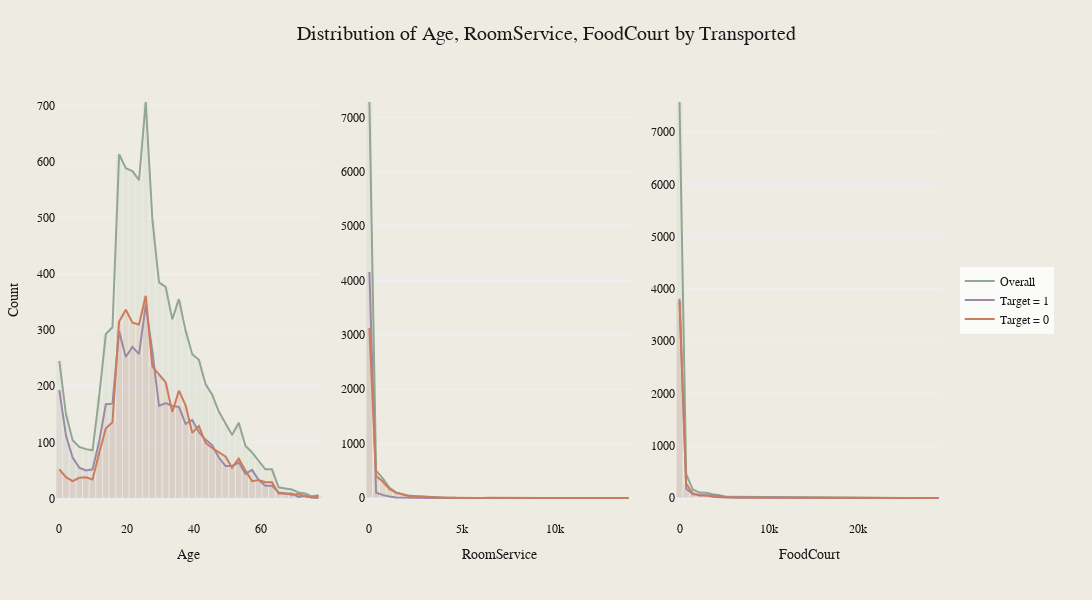

This figure's notebook cell:
### Markdown cell above
The summary statistics reveal interesting patterns in our numerical features:

**Age:** Ranges from 0 to 79 years, with a mean of about 28.8 years. The median (50%) is 27 years, suggesting a relatively young passenger population.

**Spending features (RoomService, FoodCourt, ShoppingMall, Spa, VRDeck):**

- **RoomService:** Mean of approximately 220.01, with a very high standard deviation of 660.52, and a maximum value of 14,327, indicating significant variability and a highly skewed distribution. The median spending is 0, meaning most passengers did not spend on this service.
- **FoodCourt:** Has the highest mean spending among the features at 448.43, but also a very high standard deviation of 1,595.79, with a maximum value of 29,813. The median is 0, indicating a large number of passengers didn't spend in the FoodCourt, leading to a highly skewed distribution.

- **ShoppingMall:** Mean spending is 169.57, with a standard deviation of 598.01, and a maximum value of 23,492. The median is 0, again highlighting the skewness in spending behavior.

- **Spa:** Mean of 304.59 and a standard deviation of 1,125.56, with a maximum value of 22,408. The median spending is 0, reflecting the same skewed pattern as other spending features.

- **VRDeck:** Similar pattern with a mean of 298.26, a standard deviation of 1,134.13, and a maximum of 24,133. The median is also 0.

**These statistics suggest we may need to consider log transformations or other techniques to handle the skewed spending data in our analysis.** The skewed distributions, as indicated by high means compared to medians and large standard deviations, suggest that a small number of passengers spent considerably more than the majority.

**Next up, we can move towards checking the distributions of our numerical features using histograms.**

**Note: We're not including 'Cabin', 'PassengerId', and 'Name' in our initial distribution analysis for the following reasons:**

1. **Cabin:** This feature contains multiple pieces of information (deck, cabin number, side) and would benefit from feature engineering before analysis. We'll address this in our feature engineering step.

2. **PassengerId:** This is a unique identifier for each passenger or group and doesn't provide direct information about the likelihood of being transported. However, we may extract useful information from it later, such as group size or travel companions.

3. **Name:** While names could potentially provide information about family groups or cultural background, they require more complex text analysis techniques. We'll consider whether to use this information in our feature engineering step.

### Code cell
numerical_features = [
    "Age",
    "RoomService",
    "FoodCourt",
    "ShoppingMall",
    "Spa",
    "VRDeck",
]
numerical_features_one = ["Age", "RoomService", "FoodCourt"]
numerical_features_two = ["ShoppingMall", "Spa", "VRDeck"]

plot_numeric_distributions(
    train_data,
    numerical_features_one,
    "Transported",
    nbins=40,
    save_path="../images/numerical_features_one.png",
)

### Figure 1 — Plotly figure (JSON) as saved in the notebook; plotly's stock layout.template omitted (floating-point values rounded to 4 significant figures)
{"data": [{"marker": {"color": "#91A694"}, "name": "Overall", "opacity": 0.1, "showlegend": false, "type": "bar", "width": 1.975, "x": [0, 1.975, 3.95, 5.925, 7.9, 9.875, 11.85, 13.83, 15.8, 17.78, 19.75, 21.73, 23.7, 25.68, 27.65, 29.62, 31.6, 33.58, 35.55, 37.52, 39.5, 41.48, 43.45, 45.43, 47.4, 49.38, 51.35, 53.33, 55.3, 57.28, 59.25, 61.23, 63.2, 65.17, 67.15, 69.12, 71.1, 73.08, 75.05, 77.03], "xaxis": "x", "y": [245, 150, 104, 92, 88, 86, 182, 293, 305, 613, 588, 583, 567, 706, 497, 385, 377, 319, 355, 299, 257, 247, 204, 185, 155, 133, 113, 135, 94, 82, 66, 52, 52, 20, 18, 16, 11, 9, 4, 6], "yaxis": "y"}, {"hoverinfo": "skip", "line": {"color": "#91A694", "width": 2}, "mode": "lines", "name": "Overall", "showlegend": true, "type": "scatter", "x": [0, 1.975, 3.95, 5.925, 7.9, 9.875, 11.85, 13.83, 15.8, 17.78, 19.75, 21.73, 23.7, 25.68, 27.65, 29.62, 31.6, 33.58, 35.55, 37.52, 39.5, 41.48, 43.45, 45.43, 47.4, 49.38, 51.35, 53.33, 55.3, 57.28, 59.25, 61.23, 63.2, 65.17, 67.15, 69.12, 71.1, 73.08, 75.05, 77.03], "xaxis": "x", "y": [245, 150, 104, 92, 88, 86, 182, 293, 305, 613, 588, 583, 567, 706, 497, 385, 377, 319, 355, 299, 257, 247, 204, 185, 155, 133, 113, 135, 94, 82, 66, 52, 52, 20, 18, 16, 11, 9, 4, 6], "yaxis": "y"}, {"marker": {"color": "#9C8AA5"}, "name": "Target = 1", "opacity": 0.1, "showlegend": false, "type": "bar", "width": 1.975, "x": [0, 1.975, 3.95, 5.925, 7.9, 9.875, 11.85, 13.83, 15.8, 17.78, 19.75, 21.73, 23.7, 25.68, 27.65, 29.62, 31.6, 33.58, 35.55, 37.52, 39.5, 41.48, 43.45, 45.43, 47.4, 49.38, 51.35, 53.33, 55.3, 57.28, 59.25, 61.23, 63.2, 65.17, 67.15, 69.12, 71.1, 73.08, 75.05, 77.03], "xaxis": "x", "y": [193, 112, 73, 55, 50, 52, 101, 168, 169, 298, 252, 270, 257, 345, 262, 165, 170, 165, 163, 133, 140, 118, 105, 95, 73, 58, 58, 64, 44, 51, 33, 23, 23, 11, 9, 9, 3, 5, 2, 1], "yaxis": "y"}, {"hoverinfo": "skip", "line": {"color": "#9C8AA5", "width": 2}, "mode": "lines", "name": "Target = 1", "showlegend": true, "type": "scatter", "x": [0, 1.975, 3.95, 5.925, 7.9, 9.875, 11.85, 13.83, 15.8, 17.78, 19.75, 21.73, 23.7, 25.68, 27.65, 29.62, 31.6, 33.58, 35.55, 37.52, 39.5, 41.48, 43.45, 45.43, 47.4, 49.38, 51.35, 53.33, 55.3, 57.28, 59.25, 61.23, 63.2, 65.17, 67.15, 69.12, 71.1, 73.08, 75.05, 77.03], "xaxis": "x", "y": [193, 112, 73, 55, 50, 52, 101, 168, 169, 298, 252, 270, 257, 345, 262, 165, 170, 165, 163, 133, 140, 118, 105, 95, 73, 58, 58, 64, 44, 51, 33, 23, 23, 11, 9, 9, 3, 5, 2, 1], "yaxis": "y"}, {"marker": {"color": "#CC7B5C"}, "name": "Target = 0", "opacity": 0.1, "showlegend": false, "type": "bar", "width": 1.975, "x": [0, 1.975, 3.95, 5.925, 7.9, 9.875, 11.85, 13.83, 15.8, 17.78, 19.75, 21.73, 23.7, 25.68, 27.65, 29.62, 31.6, 33.58, 35.55, 37.52, 39.5, 41.48, 43.45, 45.43, 47.4, 49.38, 51.35, 53.33, 55.3, 57.28, 59.25, 61.23, 63.2, 65.17, 67.15, 69.12, 71.1, 73.08, 75.05, 77.03], "xaxis": "x", "y": [52, 38, 31, 37, 38, 34, 81, 125, 136, 315, 336, 313, 310, 361, 235, 220, 207, 154, 192, 166, 117, 129, 99, 90, 82, 75, 55, 71, 50, 31, 33, 29, 29, 9, 9, 7, 8, 4, 2, 5], "yaxis": "y"}, {"hoverinfo": "skip", "line": {"color": "#CC7B5C", "width": 2}, "mode": "lines", "name": "Target = 0", "showlegend": true, "type": "scatter", "x": [0, 1.975, 3.95, 5.925, 7.9, 9.875, 11.85, 13.83, 15.8, 17.78, 19.75, 21.73, 23.7, 25.68, 27.65, 29.62, 31.6, 33.58, 35.55, 37.52, 39.5, 41.48, 43.45, 45.43, 47.4, 49.38, 51.35, 53.33, 55.3, 57.28, 59.25, 61.23, 63.2, 65.17, 67.15, 69.12, 71.1, 73.08, 75.05, 77.03], "xaxis": "x", "y": [52, 38, 31, 37, 38, 34, 81, 125, 136, 315, 336, 313, 310, 361, 235, 220, 207, 154, 192, 166, 117, 129, 99, 90, 82, 75, 55, 71, 50, 31, 33, 29, 29, 9, 9, 7, 8, 4, 2, 5], "yaxis": "y"}, {"marker": {"color": "#91A694"}, "name": "Overall", "opacity": 0.1, "showlegend": false, "type": "bar", "width": 358.2, "x": [0, 358.2, 716.4, 1075.0, 1433.0, 1791.0, 2149.0, 2507.0, 2865.0, 3224.0, 3582.0, 3940.0, 4298.0, 4656.0, 5014.0, 5373.0, 5731.0, 6089.0, 6447.0, 6805.0, 7164.0, 7522.0, 7880.0, 8238.0, 8596.0, 8954.0, 9313.0, 9671.0, 10030.0, 10390.0, 10750.0, 11100.0, 11460.0, 11820.0, 12180.0, 12540.0, 12890.0, 13250.0, 13610.0, 13970.0], "xaxis": "x2", "y": [7282, 504, 360, 191, 103, 74, 44, 33, 25, 21, 14, 5, 6, 3, 3, 5, 3, 2, 3, 1, 2, 0, 5, 2, 0, 0, 0, 1, 0, 0, 0, 0, 0, 0, 0, 0, 0, 0, 0, 1], "yaxis": "y2"}, {"hoverinfo": "skip", "line": {"color": "#91A694", "width": 2}, "mode": "lines", "name": "Overall", "showlegend": false, "type": "scatter", "x": [0, 358.2, 716.4, 1075.0, 1433.0, 1791.0, 2149.0, 2507.0, 2865.0, 3224.0, 3582.0, 3940.0, 4298.0, 4656.0, 5014.0, 5373.0, 5731.0, 6089.0, 6447.0, 6805.0, 7164.0, 7522.0, 7880.0, 8238.0, 8596.0, 8954.0, 9313.0, 9671.0, 10030.0, 10390.0, 10750.0, 11100.0, 11460.0, 11820.0, 12180.0, 12540.0, 12890.0, 13250.0, 13610.0, 13970.0], "xaxis": "x2", "y": [7282, 504, 360, 191, 103, 74, 44, 33, 25, 21, 14, 5, 6, 3, 3, 5, 3, 2, 3, 1, 2, 0, 5, 2, 0, 0, 0, 1, 0, 0, 0, 0, 0, 0, 0, 0, 0, 0, 0, 1], "yaxis": "y2"}, {"marker": {"color": "#9C8AA5"}, "name": "Target = 1", "opacity": 0.1, "showlegend": false, "type": "bar", "width": 358.2, "x": [0, 358.2, 716.4, 1075.0, 1433.0, 1791.0, 2149.0, 2507.0, 2865.0, 3224.0, 3582.0, 3940.0, 4298.0, 4656.0, 5014.0, 5373.0, 5731.0, 6089.0, 6447.0, 6805.0, 7164.0, 7522.0, 7880.0, 8238.0, 8596.0, 8954.0, 9313.0, 9671.0, 10030.0, 10390.0, 10750.0, 11100.0, 11460.0, 11820.0, 12180.0, 12540.0, 12890.0, 13250.0, 13610.0, 13970.0], "xaxis": "x2", "y": [4156, 98, 58, 26, 9, 10, 12, 2, 3, 2, 1, 1, 0, 0, 0, 0, 0, 0, 0, 0, 0, 0, 0, 0, 0, 0, 0, 0, 0, 0, 0, 0, 0, 0, 0, 0, 0, 0, 0, 0], "yaxis": "y2"}, {"hoverinfo": "skip", "line": {"color": "#9C8AA5", "width": 2}, "mode": "lines", "name": "Target = 1", "showlegend": false, "type": "scatter", "x": [0, 358.2, 716.4, 1075.0, 1433.0, 1791.0, 2149.0, 2507.0, 2865.0, 3224.0, 3582.0, 3940.0, 4298.0, 4656.0, 5014.0, 5373.0, 5731.0, 6089.0, 6447.0, 6805.0, 7164.0, 7522.0, 7880.0, 8238.0, 8596.0, 8954.0, 9313.0, 9671.0, 10030.0, 10390.0, 10750.0, 11100.0, 11460.0, 11820.0, 12180.0, 12540.0, 12890.0, 13250.0, 13610.0, 13970.0], "xaxis": "x2", "y": [4156, 98, 58, 26, 9, 10, 12, 2, 3, 2, 1, 1, 0, 0, 0, 0, 0, 0, 0, 0, 0, 0, 0, 0, 0, 0, 0, 0, 0, 0, 0, 0, 0, 0, 0, 0, 0, 0, 0, 0], "yaxis": "y2"}, {"marker": {"color": "#CC7B5C"}, "name": "Target = 0", "opacity": 0.1, "showlegend": false, "type": "bar", "width": 358.2, "x": [0, 358.2, 716.4, 1075.0, 1433.0, 1791.0, 2149.0, 2507.0, 2865.0, 3224.0, 3582.0, 3940.0, 4298.0, 4656.0, 5014.0, 5373.0, 5731.0, 6089.0, 6447.0, 6805.0, 7164.0, 7522.0, 7880.0, 8238.0, 8596.0, 8954.0, 9313.0, 9671.0, 10030.0, 10390.0, 10750.0, 11100.0, 11460.0, 11820.0, 12180.0, 12540.0, 12890.0, 13250.0, 13610.0, 13970.0], "xaxis": "x2", "y": [3126, 406, 302, 165, 94, 64, 32, 31, 22, 19, 13, 4, 6, 3, 3, 5, 3, 2, 3, 1, 2, 0, 5, 2, 0, 0, 0, 1, 0, 0, 0, 0, 0, 0, 0, 0, 0, 0, 0, 1], "yaxis": "y2"}, {"hoverinfo": "skip", "line": {"color": "#CC7B5C", "width": 2}, "mode": "lines", "name": "Target = 0", "showlegend": false, "type": "scatter", "x": [0, 358.2, 716.4, 1075.0, 1433.0, 1791.0, 2149.0, 2507.0, 2865.0, 3224.0, 3582.0, 3940.0, 4298.0, 4656.0, 5014.0, 5373.0, 5731.0, 6089.0, 6447.0, 6805.0, 7164.0, 7522.0, 7880.0, 8238.0, 8596.0, 8954.0, 9313.0, 9671.0, 10030.0, 10390.0, 10750.0, 11100.0, 11460.0, 11820.0, 12180.0, 12540.0, 12890.0, 13250.0, 13610.0, 13970.0], "xaxis": "x2", "y": [3126, 406, 302, 165, 94, 64, 32, 31, 22, 19, 13, 4, 6, 3, 3, 5, 3, 2, 3, 1, 2, 0, 5, 2, 0, 0, 0, 1, 0, 0, 0, 0, 0, 0, 0, 0, 0, 0, 0, 1], "yaxis": "y2"}, {"marker": {"color": "#91A694"}, "name": "Overall", "opacity": 0.1, "showlegend": false, "type": "bar", "width": 745.3, "x": [0, 745.3, 1491.0, 2236.0, 2981.0, 3727.0, 4472.0, 5217.0, 5963.0, 6708.0, 7453.0, 8199.0, 8944.0, 9689.0, 10430.0, 11180.0, 11930.0, 12670.0, 13420.0, 14160.0, 14910.0, 15650.0, 16400.0, 17140.0, 17890.0, 18630.0, 19380.0, 20120.0, 20870.0, 21610.0, 22360.0, 23110.0, 23850.0, 24600.0, 25340.0, 26090.0, 26830.0, 27580.0, 28320.0, 29070.0], "xaxis": "x3", "y": [7576, 455, 162, 104, 102, 70, 55, 23, 24, 23, 18, 15, 12, 9, 4, 9, 4, 4, 5, 2, 1, 2, 3, 3, 3, 0, 0, 0, 1, 0, 0, 0, 0, 0, 0, 1, 1, 1, 0, 1], "yaxis": "y3"}, {"hoverinfo": "skip", "line": {"color": "#91A694", "width": 2}, "mode": "lines", "name": "Overall", "showlegend": false, "type": "scatter", "x": [0, 745.3, 1491.0, 2236.0, 2981.0, 3727.0, 4472.0, 5217.0, 5963.0, 6708.0, 7453.0, 8199.0, 8944.0, 9689.0, 10430.0, 11180.0, 11930.0, 12670.0, 13420.0, 14160.0, 14910.0, 15650.0, 16400.0, 17140.0, 17890.0, 18630.0, 19380.0, 20120.0, 20870.0, 21610.0, 22360.0, 23110.0, 23850.0, 24600.0, 25340.0, 26090.0, 26830.0, 27580.0, 28320.0, 29070.0], "xaxis": "x3", "y": [7576, 455, 162, 104, 102, 70, 55, 23, 24, 23, 18, 15, 12, 9, 4, 9, 4, 4, 5, 2, 1, 2, 3, 3, 3, 0, 0, 0, 1, 0, 0, 0, 0, 0, 0, 1, 1, 1, 0, 1], "yaxis": "y3"}, {"marker": {"color": "#9C8AA5"}, "name": "Target = 1", "opacity": 0.1, "showlegend": false, "type": "bar", "width": 745.3, "x": [0, 745.3, 1491.0, 2236.0, 2981.0, 3727.0, 4472.0, 5217.0, 5963.0, 6708.0, 7453.0, 8199.0, 8944.0, 9689.0, 10430.0, 11180.0, 11930.0, 12670.0, 13420.0, 14160.0, 14910.0, 15650.0, 16400.0, 17140.0, 17890.0, 18630.0, 19380.0, 20120.0, 20870.0, 21610.0, 22360.0, 23110.0, 23850.0, 24600.0, 25340.0, 26090.0, 26830.0, 27580.0, 28320.0, 29070.0], "xaxis": "x3", "y": [3811, 183, 71, 58, 54, 48, 41, 15, 14, 16, 11, 8, 8, 6, 3, 6, 2, 3, 3, 1, 1, 2, 2, 3, 3, 0, 0, 0, 1, 0, 0, 0, 0, 0, 0, 1, 1, 1, 0, 1], "yaxis": "y3"}, {"hoverinfo": "skip", "line": {"color": "#9C8AA5", "width": 2}, "mode": "lines", "name": "Target = 1", "showlegend": false, "type": "scatter", "x": [0, 745.3, 1491.0, 2236.0, 2981.0, 3727.0, 4472.0, 5217.0, 5963.0, 6708.0, 7453.0, 8199.0, 8944.0, 9689.0, 10430.0, 11180.0, 11930.0, 12670.0, 13420.0, 14160.0, 14910.0, 15650.0, 16400.0, 17140.0, 17890.0, 18630.0, 19380.0, 20120.0, 20870.0, 21610.0, 22360.0, 23110.0, 23850.0, 24600.0, 25340.0, 26090.0, 26830.0, 27580.0, 28320.0, 29070.0], "xaxis": "x3", "y": [3811, 183, 71, 58, 54, 48, 41, 15, 14, 16, 11, 8, 8, 6, 3, 6, 2, 3, 3, 1, 1, 2, 2, 3, 3, 0, 0, 0, 1, 0, 0, 0, 0, 0, 0, 1, 1, 1, 0, 1], "yaxis": "y3"}, {"marker": {"color": "#CC7B5C"}, "name": "Target = 0", "opacity": 0.1, "showlegend": false, "type": "bar", "width": 745.3, "x": [0, 745.3, 1491.0, 2236.0, 2981.0, 3727.0, 4472.0, 5217.0, 5963.0, 6708.0, 7453.0, 8199.0, 8944.0, 9689.0, 10430.0, 11180.0, 11930.0, 12670.0, 13420.0, 14160.0, 14910.0, 15650.0, 16400.0, 17140.0, 17890.0, 18630.0, 19380.0, 20120.0, 20870.0, 21610.0, 22360.0, 23110.0, 23850.0, 24600.0, 25340.0, 26090.0, 26830.0, 27580.0, 28320.0, 29070.0], "xaxis": "x3", "y": [3765, 272, 91, 46, 48, 22, 14, 8, 10, 7, 7, 7, 4, 3, 1, 3, 2, 1, 2, 1, 0, 0, 1, 0, 0, 0, 0, 0, 0, 0, 0, 0, 0, 0, 0, 0, 0, 0, 0, 0], "yaxis": "y3"}, {"hoverinfo": "skip", "line": {"color": "#CC7B5C", "width": 2}, "mode": "lines", "name": "Target = 0", "showlegend": false, "type": "scatter", "x": [0, 745.3, 1491.0, 2236.0, 2981.0, 3727.0, 4472.0, 5217.0, 5963.0, 6708.0, 7453.0, 8199.0, 8944.0, 9689.0, 10430.0, 11180.0, 11930.0, 12670.0, 13420.0, 14160.0, 14910.0, 15650.0, 16400.0, 17140.0, 17890.0, 18630.0, 19380.0, 20120.0, 20870.0, 21610.0, 22360.0, 23110.0, 23850.0, 24600.0, 25340.0, 26090.0, 26830.0, 27580.0, 28320.0, 29070.0], "xaxis": "x3", "y": [3765, 272, 91, 46, 48, 22, 14, 8, 10, 7, 7, 7, 4, 3, 1, 3, 2, 1, 2, 1, 0, 0, 1, 0, 0, 0, 0, 0, 0, 0, 0, 0, 0, 0, 0, 0, 0, 0, 0, 0], "yaxis": "y3"}], "layout": {"bargap": 0, "bargroupgap": 0, "barmode": "overlay", "font": {"color": "#191919", "family": "Styrene A", "size": 12}, "height": 600, "legend": {"bgcolor": "rgba(255,255,255,0.8)", "orientation": "v", "x": 1.02, "xanchor": "left", "y": 0.5, "yanchor": "middle"}, "margin": {"b": 80, "l": 50, "r": 150, "t": 80}, "paper_bgcolor": "#EEECE2", "plot_bgcolor": "#EEECE2", "showlegend": true, "title": {"font": {"color": "#191919", "family": "Styrene B", "size": 20}, "text": "Distribution of Age, RoomService, FoodCourt by Transported", "x": 0.5}, "width": 1350, "xaxis": {"anchor": "y", "domain": [0, 0.3], "tickfont": {"color": "#191919", "family": "Styrene A", "size": 12}, "title": {"font": {"color": "#191919", "family": "Styrene A", "size": 14}, "text": "Age"}}, "xaxis2": {"anchor": "y2", "domain": [0.35, 0.65], "tickfont": {"color": "#191919", "family": "Styrene A", "size": 12}, "title": {"font": {"color": "#191919", "family": "Styrene A", "size": 14}, "text": "RoomService"}}, "xaxis3": {"anchor": "y3", "domain": [0.7, 1], "tickfont": {"color": "#191919", "family": "Styrene A", "size": 12}, "title": {"font": {"color": "#191919", "family": "Styrene A", "size": 14}, "text": "FoodCourt"}}, "yaxis": {"anchor": "x", "domain": [0, 1], "tickfont": {"color": "#191919", "family": "Styrene A", "size": 12}, "title": {"font": {"color": "#191919", "family": "Styrene A", "size": 14}, "text": "Count"}}, "yaxis2": {"anchor": "x2", "domain": [0, 1]}, "yaxis3": {"anchor": "x3", "domain": [0, 1]}}}
